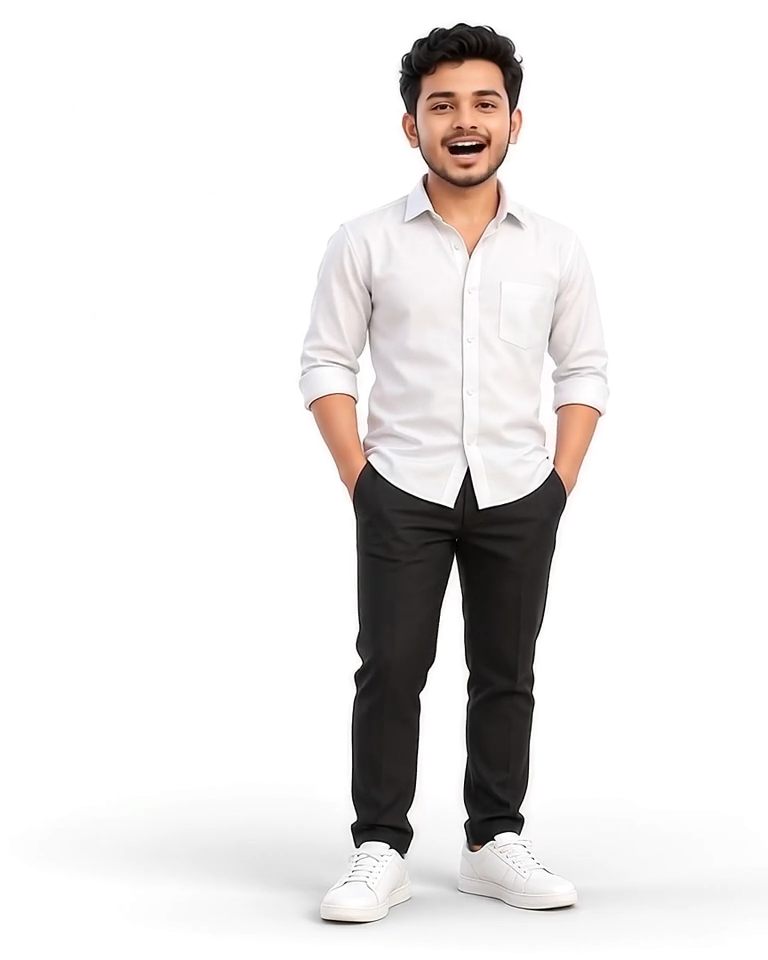
#> input picture frame 24 of scratch/test_vid_98_full.mp4, 768 x 960 px
$ python test_98_comp.py
#> lines starting #> are read from the running program, lines starting #| are printed output that depends on the picture
import cv2
import numpy as np
from PIL import Image, ImageDraw, ImageFont

width = 1920
height = 1080
paper_color = (244, 242, 238)
bg_img = Image.new("RGB", (width, height), paper_color)
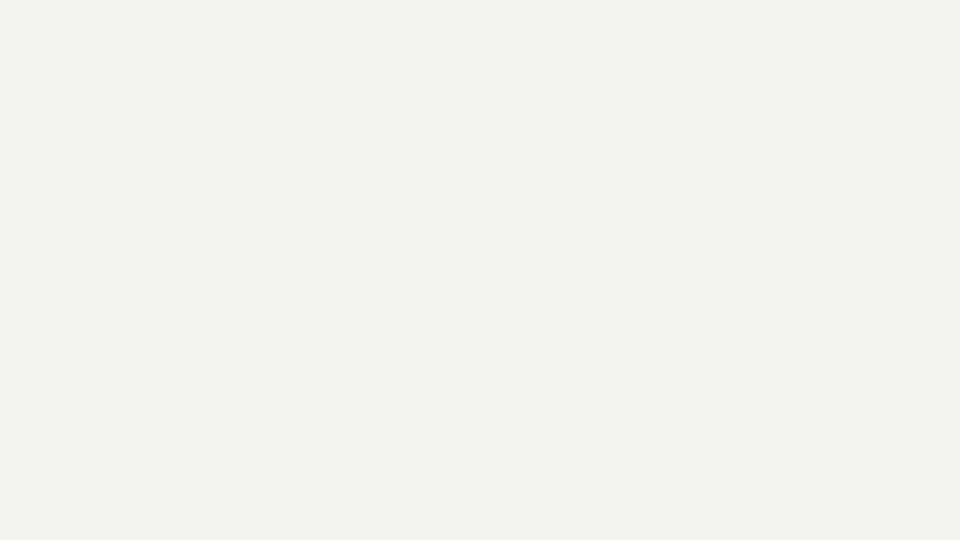
#> bg_img: PIL image 1920x1080 RGB (shown at 1/2 size); mean R, G, B 244, 242, 238

draw = ImageDraw.Draw(bg_img)
try:
    font = ImageFont.truetype("arial.ttf", 320)
except:
    font = ImageFont.load_default()

text = "LOKESH"
bbox = draw.textbbox((0, 0), text, font=font)
#> bbox = (0, 60, 1275, 303)
tw = bbox[2] - bbox[0]
#> tw = 1275
th = bbox[3] - bbox[1]
#> th = 243
tx = (width - tw) // 2
#> tx = 322
ty = (height - th) // 2 - 30
#> ty = 388

stroke_blended = (216, 215, 211)
for dx in [-1, 0, 1]:
    for dy in [-1, 0, 1]:
        if dx != 0 or dy != 0:
            draw.text((tx + dx, ty + dy), text, fill=stroke_blended, font=font)
draw.text((tx, ty), text, fill=paper_color, font=font)

# Now use test_vid_98_full.mp4!
cap = cv2.VideoCapture("scratch/test_vid_98_full.mp4")
ret, frame = cap.read() # frame 0
#> frame is the input picture: shape (960, 768, 3); mean B, G, R 229.4, 230.1, 232.4
h, w, _ = frame.shape
#> h = 960; w = 768

buf = np.zeros((h, w, 4), dtype=np.uint8)
buf[:, :, :3] = frame
buf[:, :, 3] = 255
threshold = 246

# Horizontal scan
for y in range(h):
    for x in range(w):
        p = buf[y, x]
        if p[0] >= threshold and p[1] >= threshold and p[2] >= threshold:
            buf[y, x, 3] = 0
        else:
            break
    for x in range(w - 1, -1, -1):
        p = buf[y, x]
        if p[0] >= threshold and p[1] >= threshold and p[2] >= threshold:
            buf[y, x, 3] = 0
        else:
            break

# Vertical scan from top
for x in range(w):
    maxY = 230 if (310 <= x <= 600) else h
    for y in range(maxY):
        p = buf[y, x]
        if p[3] == 0 or (p[0] >= threshold and p[1] >= threshold and p[2] >= threshold):
            buf[y, x, 3] = 0
        else:
            break
#> buf: shape (960, 768, 4); mean B, G, R, A 229.4, 230.1, 232.4, 71.1

# Vertical scan from bottom
for x in range(w):
    minY = 910 if (310 <= x <= 600) else 0
    for y in range(h - 1, minY - 1, -1):
        p = buf[y, x]
        if p[3] == 0 or (p[0] >= threshold and p[1] >= threshold and p[2] >= threshold):
            buf[y, x, 3] = 0
        else:
            break
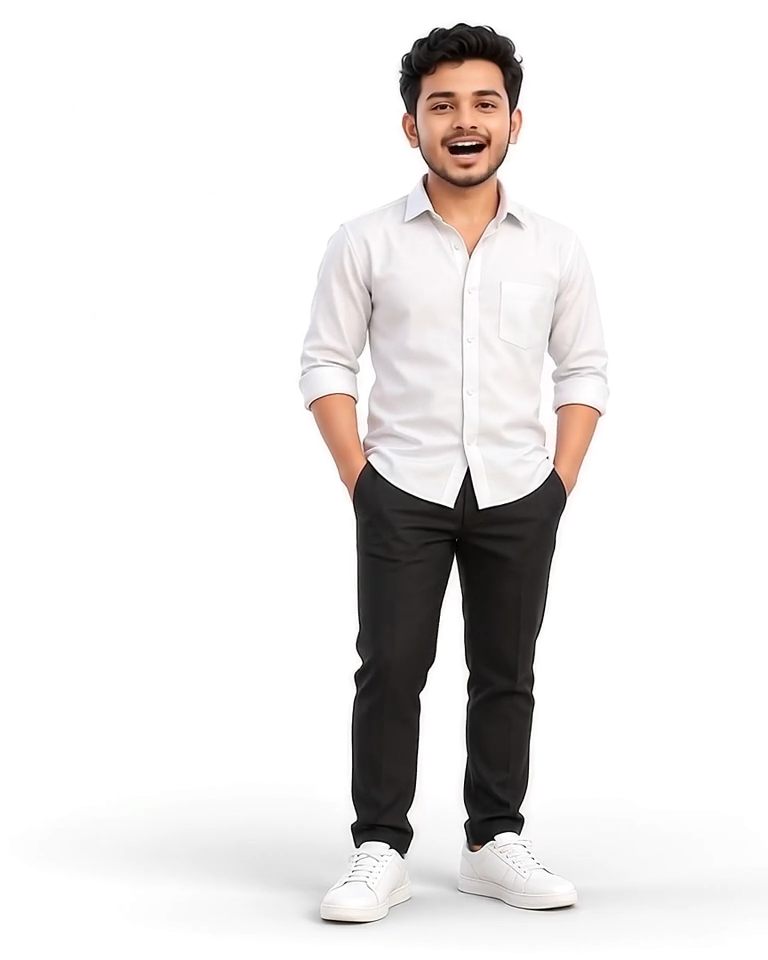
#> buf: shape (960, 768, 4); mean B, G, R, A 229.4, 230.1, 232.4, 71

person_rgb = cv2.cvtColor(buf[:, :, :3], cv2.COLOR_BGR2RGB).astype(float)
paper_f = np.array([244.0, 242.0, 238.0]) / 255.0
person_warm = np.clip(person_rgb * paper_f, 0, 255).astype(np.uint8)

person_rgba = np.zeros((h, w, 4), dtype=np.uint8)
person_rgba[:, :, :3] = person_warm
person_rgba[:, :, 3] = buf[:, :, 3]

person_pil = Image.fromarray(person_rgba).resize((544, 680), Image.Resampling.LANCZOS)
bg_img.paste(person_pil, (688, 99), mask=person_pil.split()[3])
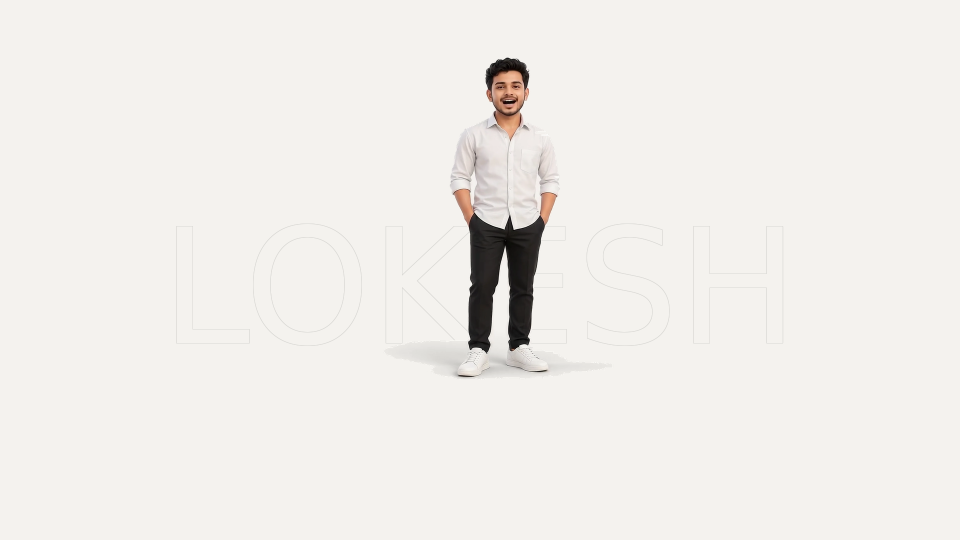
#> bg_img: PIL image 1920x1080 RGB (shown at 1/2 size); mean R, G, B 240.1, 237.7, 233.7

hero_crop = bg_img.crop((500, 60, 1420, 800))
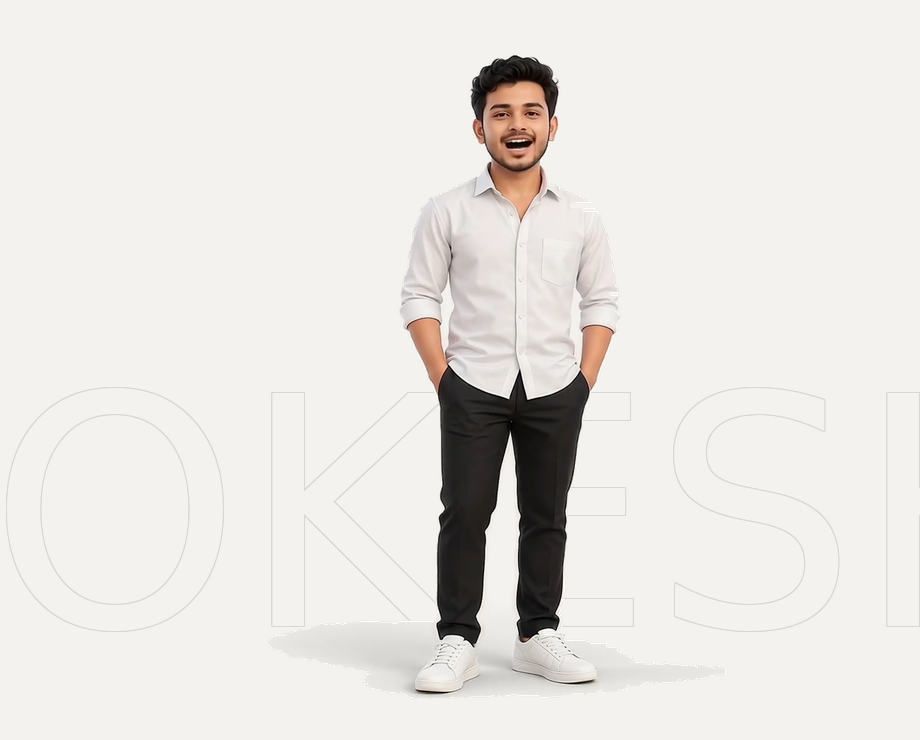
#> hero_crop: PIL image 920x740 RGB; mean R, G, B 232.2, 229.1, 224.9
hero_crop.save("scratch/test_98_composited_crop.png")
print("Saved scratch/test_98_composited_crop.png")
cap.release()

$ run again, starting later in the video
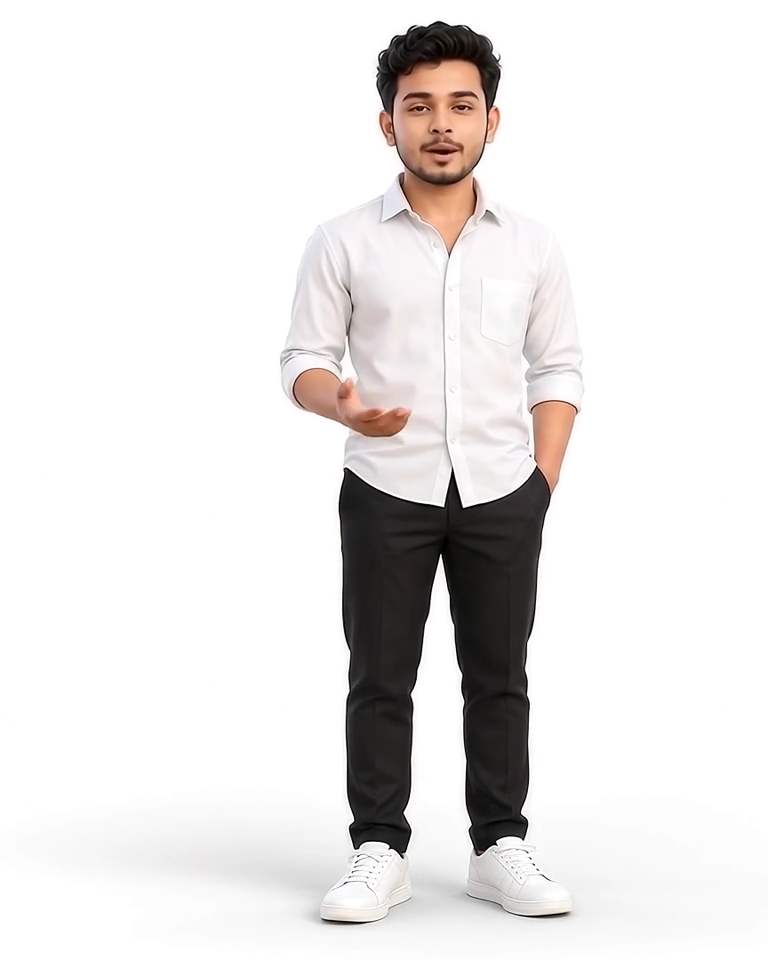
#> input picture frame 108 of scratch/test_vid_98_full.mp4, 768 x 960 px
#> bbox = (0, 60, 1275, 303)
#> tw = 1275
#> th = 243
#> tx = 322
#> ty = 388
#> frame is the input picture: shape (960, 768, 3); mean B, G, R 229.2, 229.9, 232.3
#> after the loop `for x in range(w):`:
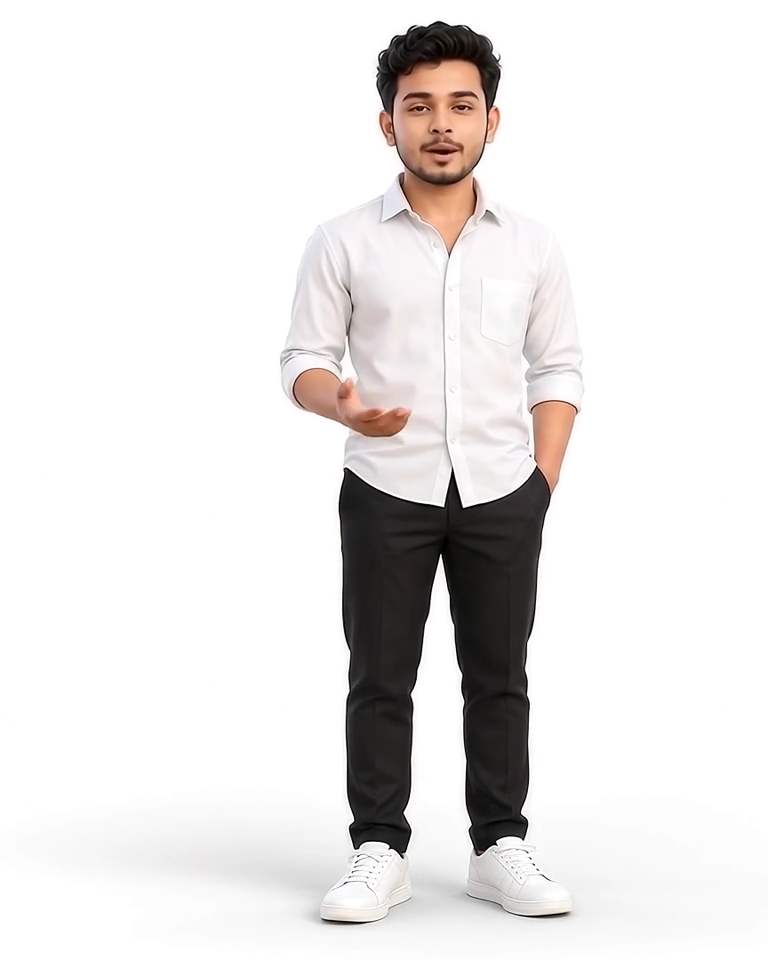
#> buf: shape (960, 768, 4); mean B, G, R, A 229.2, 229.9, 232.3, 68.7
#> `hero_crop = bg_img.crop((500, 60, 1420, 800))`:
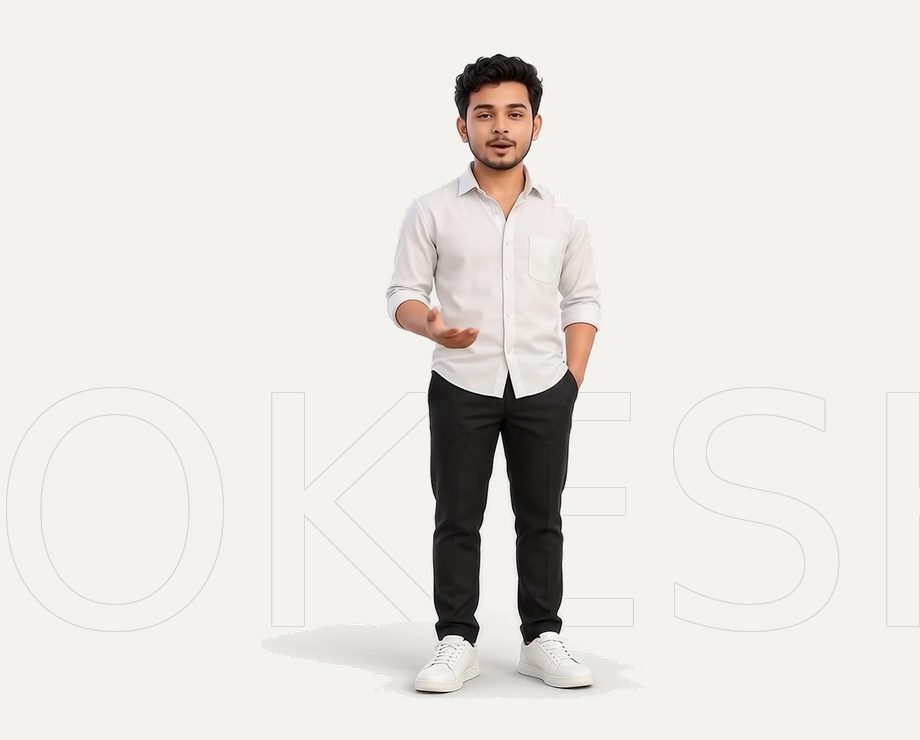
#> hero_crop: PIL image 920x740 RGB; mean R, G, B 232.1, 229, 224.9

$ run again, starting later in the video
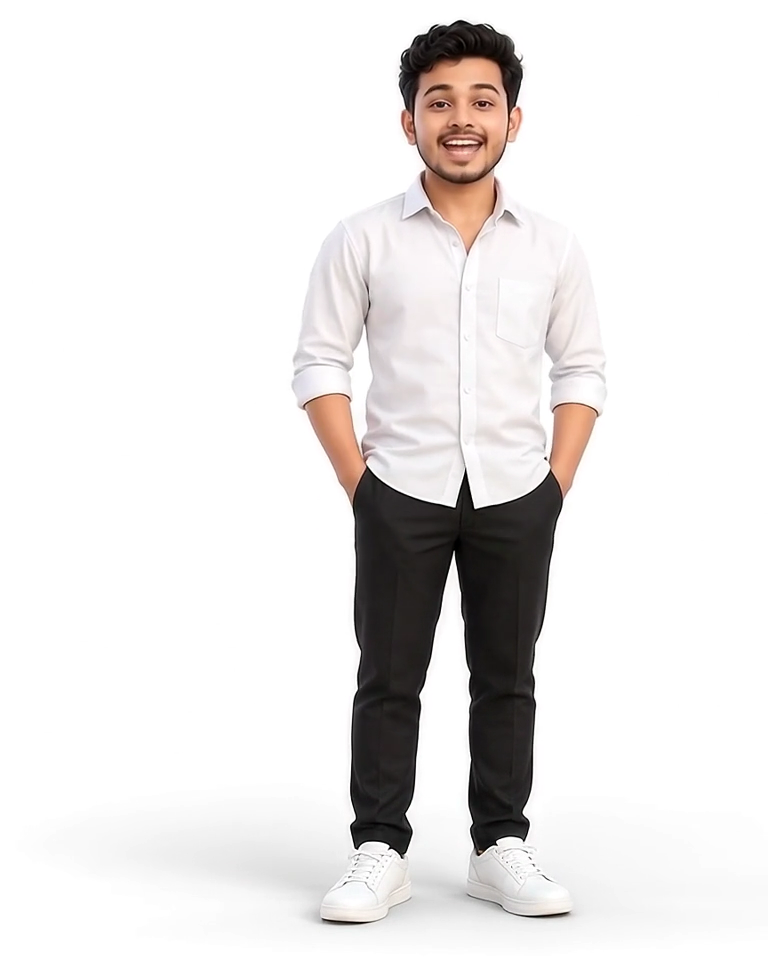
#> input picture frame 192 of scratch/test_vid_98_full.mp4, 768 x 960 px
#> bbox = (0, 60, 1275, 303)
#> tw = 1275
#> th = 243
#> tx = 322
#> ty = 388
#> frame is the input picture: shape (960, 768, 3); mean B, G, R 229.5, 230.2, 232.5
#> after the loop `for x in range(w):`:
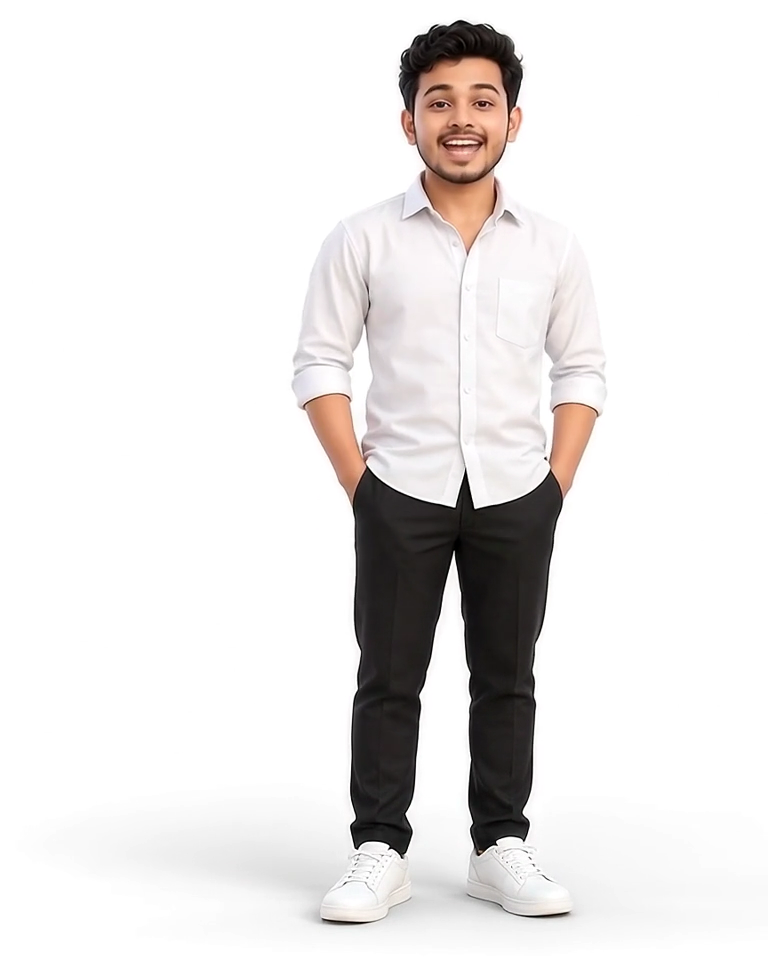
#> buf: shape (960, 768, 4); mean B, G, R, A 229.5, 230.2, 232.5, 70.4
#> `hero_crop = bg_img.crop((500, 60, 1420, 800))`:
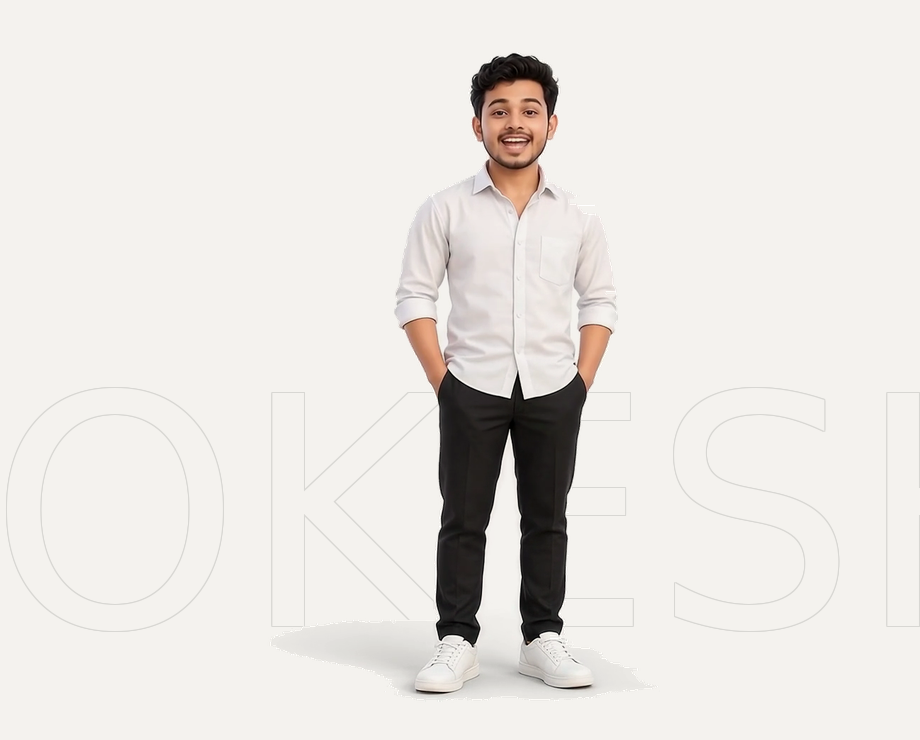
#> hero_crop: PIL image 920x740 RGB; mean R, G, B 232.3, 229.2, 225
